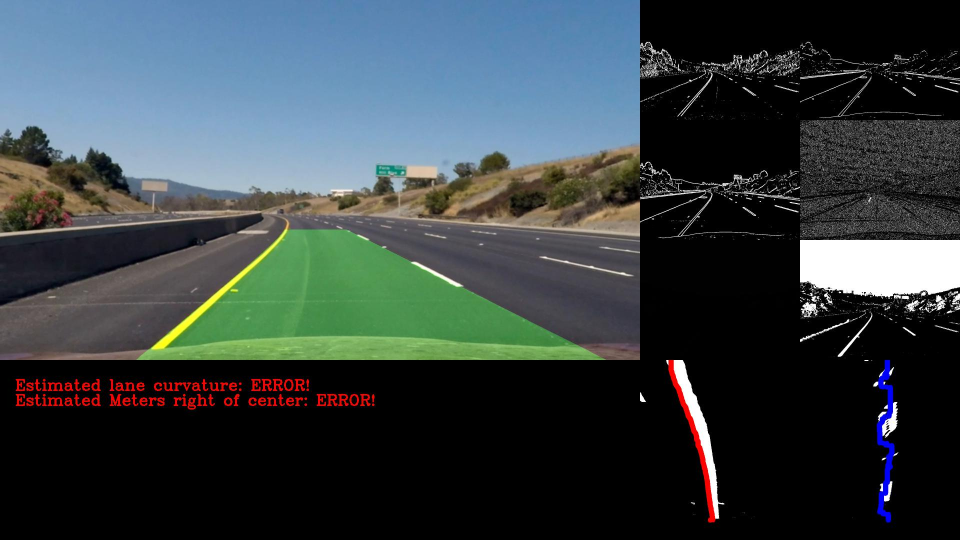
#> input picture diag_1.jpg, 1920 x 1080 px (shown at 1/2 size)
$ python -i utils.py   (imports and definitions only)   (older library calls are emulated)
#> lines starting #> are read from the running program, lines starting #| are printed output that depends on the picture
import numpy as np
import cv2
import matplotlib.pyplot as plt

# Define a function that takes an image, gradient orientation,
# and threshold min / max values.
def abs_sobel_thresh(img, orient='x', sobel_kernel=3, thresh=(0, 255)):
    # Convert to grayscale
#> called with orient = 'x', sobel_kernel = 3, thresh = (0, 255)
    gray = cv2.cvtColor(img, cv2.COLOR_RGB2GRAY)
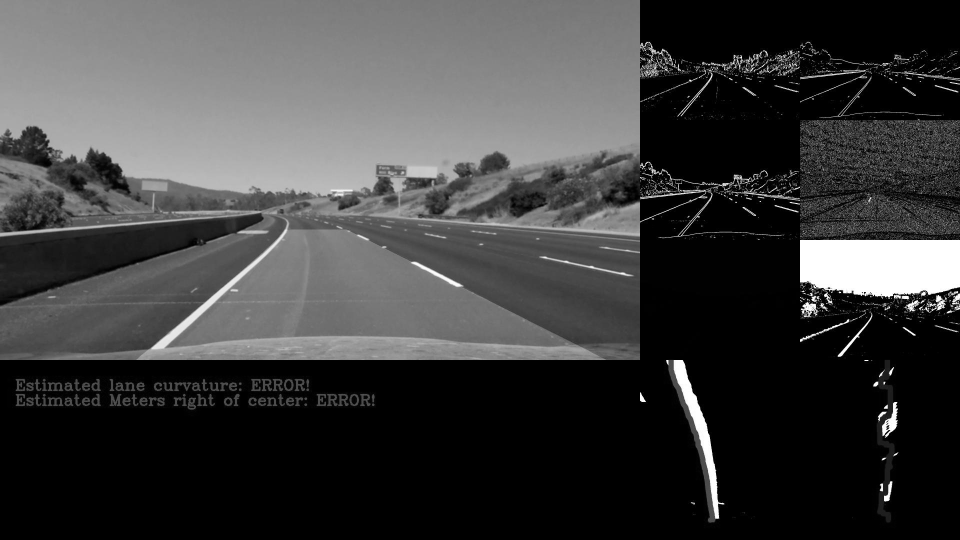
#> gray: shape (1080, 1920) (shown at 1/2 size); min 0, max 255, mean 62.5
    # Apply x or y gradient with the OpenCV Sobel() function
    # and take the absolute value
    if orient == 'x':
        abs_sobel = np.absolute(cv2.Sobel(gray, cv2.CV_64F, 1, 0))
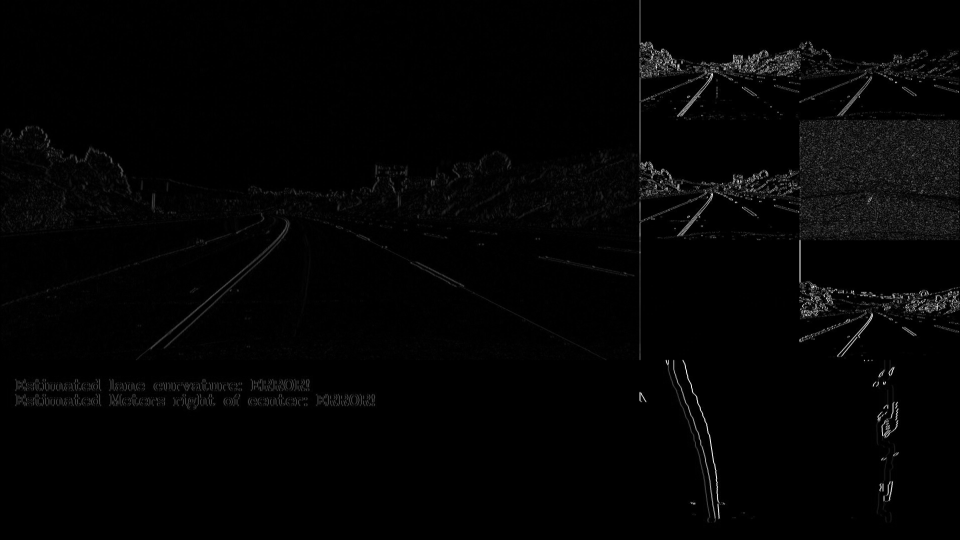
#> abs_sobel: shape (1080, 1920) float64 (shown at 1/2 size); min 0, max 1020, mean 15.5; drawn with min black and max white
    if orient == 'y':
        abs_sobel = np.absolute(cv2.Sobel(gray, cv2.CV_64F, 0, 1))
    # Rescale back to 8 bit integer
    scaled_sobel = np.uint8(255*abs_sobel/np.max(abs_sobel))
    # Create a copy and apply the threshold
    binary_output = np.zeros_like(scaled_sobel)
    # Here I'm using inclusive (>=, <=) thresholds, but exclusive is ok too
    binary_output[(scaled_sobel >= thresh[0]) & (scaled_sobel <= thresh[1])] = 1

    # Return the result
    return binary_output

# Define a function to return the magnitude of the gradient
# for a given sobel kernel size and threshold values
# [178 lines left out: functions mag_thresh, dir_threshold, hls_select, region_of_interest, calculate_points, hough_lines_points and 2 more, not called in this run]

>>> import cv2
>>> picture = cv2.cvtColor(cv2.imread('diag_1.jpg'), cv2.COLOR_BGR2RGB)
>>> result = abs_sobel_thresh(picture)
#> result: shape (1080, 1920); every value is 1
